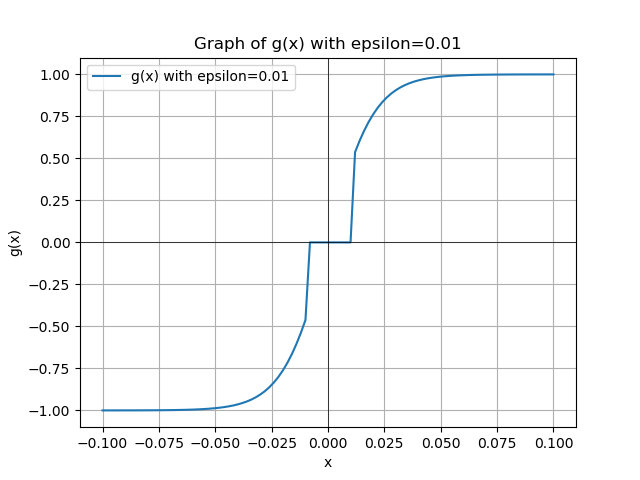

This chart was generated by the following Python code:
'''
Author: TheLooping [email redacted]
Date: 2024-11-01 10:06:09
LastEditors: TheLooping [email redacted]
LastEditTime: 2024-11-04 17:21:50
FilePath: \hopsControl\g_x.py
Description: 这是默认设置,请设置`customMade`, 打开koroFileHeader查看配置 进行设置: https://github.com/OBKoro1/koro1FileHeader/wiki/%E9%85%8D%E7%BD%AE
'''
import numpy as np
import matplotlib.pyplot as plt

# 定义sigmoid函数
def sigmoid(x):
    return 1 / (1 + np.exp(-x))

# 定义g(x)函数
def g(x, epsilon):
    return np.where(np.abs(x) <= epsilon, 
                    0, 
                    (2 * sigmoid(x*100) - 1))

# 设置x的范围
x = np.linspace(-0.1, 0.1, 101)

# 设置epsilon的值
epsilon = 0.01  # 可以根据需要调整

# 计算g(x)的值
y = g(x, epsilon)

# 绘制图像
plt.plot(x, y, label=f'g(x) with epsilon={epsilon}')
plt.title(f'Graph of g(x) with epsilon={epsilon}')
plt.xlabel('x')
plt.ylabel('g(x)')
plt.axhline(0, color='black',linewidth=0.5)  # x轴
plt.axvline(0, color='black',linewidth=0.5)  # y轴
plt.grid(True)
plt.legend()
plt.savefig('g_x.png')